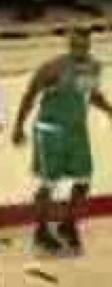
#> input picture Assignments/3/Plots/frame 1.png, 112 x 287 px
$ jupyter execute --allow-errors testingMOSSE.ipynb
#> lines starting #> are read from the running program, lines starting #| are printed output that depends on the picture
[cell 1]
import numpy as np
import matplotlib.pyplot as plt
import cv2
from ex2_utils import get_patch

[cell 2]
im = cv2.imread("./Sequences/ball/00000000.jpg")
#> (the rest of this cell did not finish here and is left out)

#> (a cell that did not finish here is left out)

#> (a cell that did not finish here is left out)

[cell 5]
np.random.seed(10)
src = np.float32(np.random.randint(0, 10, (3,2)))
dst = np.float32(np.random.randint(0, 10, (3,2)))

# src = np.float32([[50, 50],
#                    [200, 50],
#                    [50, 200]])

# dst = np.float32([[10, 100],
#                    [200, 50],
#                    [100, 250]])
M = cv2.getAffineTransform(src, dst)
#> (the rest of this cell did not finish here and is left out)

[cell 6]
a = np.eye(5)
print(a)
x,y = 2,2
print(a[x][y])
# a[2-1:2+2][2-1:2+2] = 3
a[x-1:x+2, x-1:y+2]

[cell 7]
a = np.eye(3)
mask = np.ones((3,3)).astype('uint8')
mask[1:2,1:2] = 0
plt.imshow(mask)
plt.show()
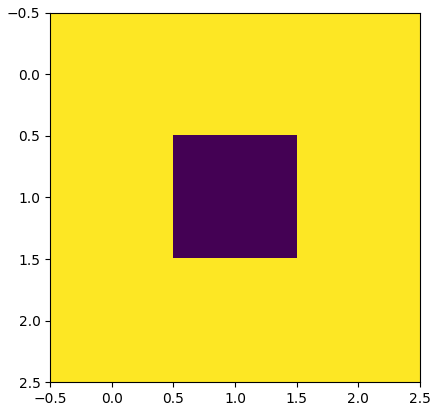
#> figure drawn by matplotlib, 1 panel

print(np.mean(a[mask]))
print(a)
print(mask)
cv2.mean(a,mask)
a[mask] = 200
print(a)
print(np.mean([i for i in a for j in i if j!=200]))

[cell 8]
translation_matrix = np.array([[1, 0, 20], [0, 1, 20]], dtype=np.float32)
#> (the rest of this cell did not finish here and is left out)

[cell 9]
im = cv2.imread("./Sequences/basketball/00000015.jpg")
#> (the rest of this cell did not finish here and is left out)

[cell 10]
im = cv2.imread("./Plots/frame 1.png")
#> im is the input picture: shape (287, 112, 3); mean B, G, R 85.4, 124.1, 138.3
im = cv2.cvtColor(im, cv2.COLOR_BGR2RGB)
im2 = cv2.imread("./Plots/frame 11.png")
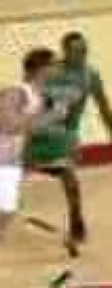
#> input picture Assignments/3/Plots/frame 11.png, 112 x 288 px
#> im2 is the input picture: shape (288, 112, 3); mean B, G, R 107.4, 146.4, 167.1
im2 = cv2.cvtColor(im2, cv2.COLOR_BGR2RGB)
im3 = cv2.imread("./Plots/frame 14.png")
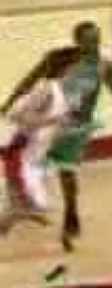
#> input picture Assignments/3/Plots/frame 14.png, 112 x 288 px
#> im3 is the input picture: shape (288, 112, 3); mean B, G, R 105.4, 143.8, 168
im3 = cv2.cvtColor(im3, cv2.COLOR_BGR2RGB)
im4 = cv2.imread("./Plots/psr_non ocluded.png")
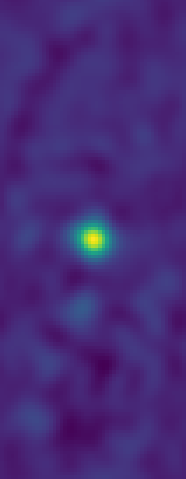
#> input picture Assignments/3/Plots/psr_non ocluded.png, 186 x 479 px
#> im4 is the input picture: shape (479, 186, 3); mean B, G, R 120, 43.4, 70.3
im4 = cv2.cvtColor(im4, cv2.COLOR_BGR2RGB)
im5 = cv2.imread("./Plots/psr_partialy ocluded.png")
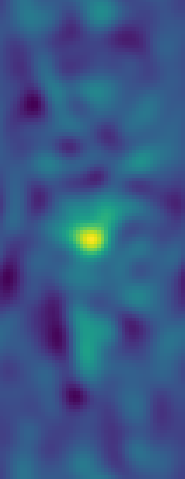
#> input picture Assignments/3/Plots/psr_partialy ocluded.png, 185 x 479 px
#> im5 is the input picture: shape (479, 185, 3); mean B, G, R 136.1, 87.2, 56.3
im5 = cv2.cvtColor(im5, cv2.COLOR_BGR2RGB)
im6 = cv2.imread("./Plots/psr_ocluded.png")
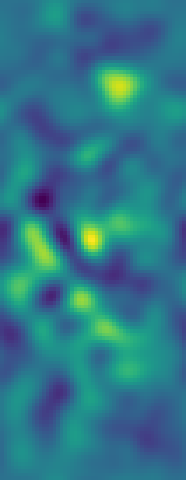
#> input picture Assignments/3/Plots/psr_ocluded.png, 186 x 480 px
#> im6 is the input picture: shape (480, 186, 3); mean B, G, R 137.1, 119.8, 47.2
im6 = cv2.cvtColor(im6, cv2.COLOR_BGR2RGB)

[cell 11]
fig, ax = plt.subplots(2, 3, figsize=(8,8))
# fig.suptitle('Horizontally stacked subplots')
ax[0][0].imshow(im)
ax[0][1].imshow(im2)
ax[0][2].imshow(im3)
ax[1][0].imshow(im4)
ax[1][1].imshow(im5)
ax[1][2].imshow(im6)

ax[0, 0].set_title('Non-ocluded target')
ax[0, 1].set_title('Partially ocluded target')
ax[0, 2].set_title('Mostly ocluded target')

ax[1, 0].set_title('PSR = 25.8')
ax[1, 1].set_title('PSR = 8.7')
ax[1, 2].set_title('PSR = 4.6')
